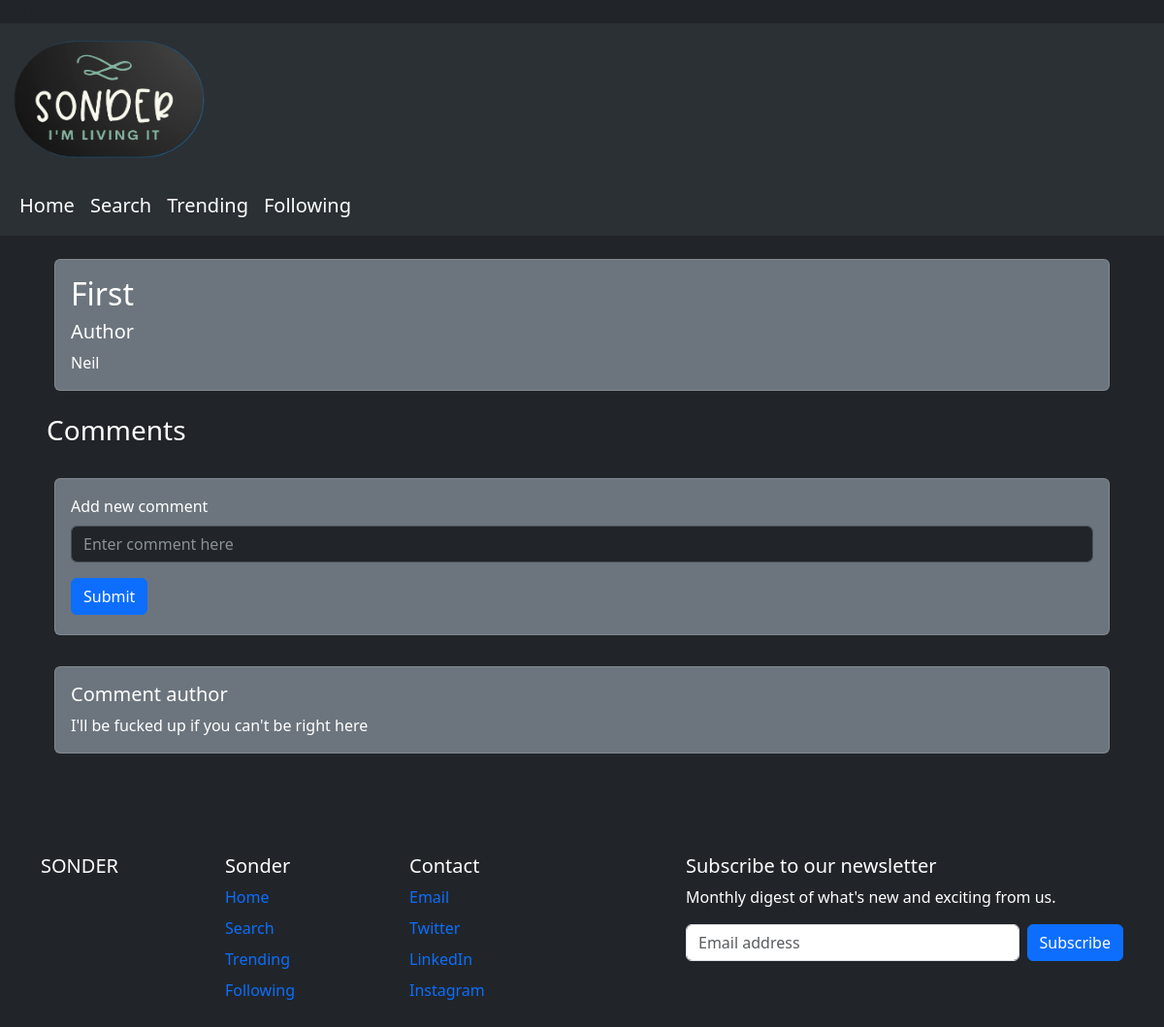
/1, run on an earlier commit of the app's database.
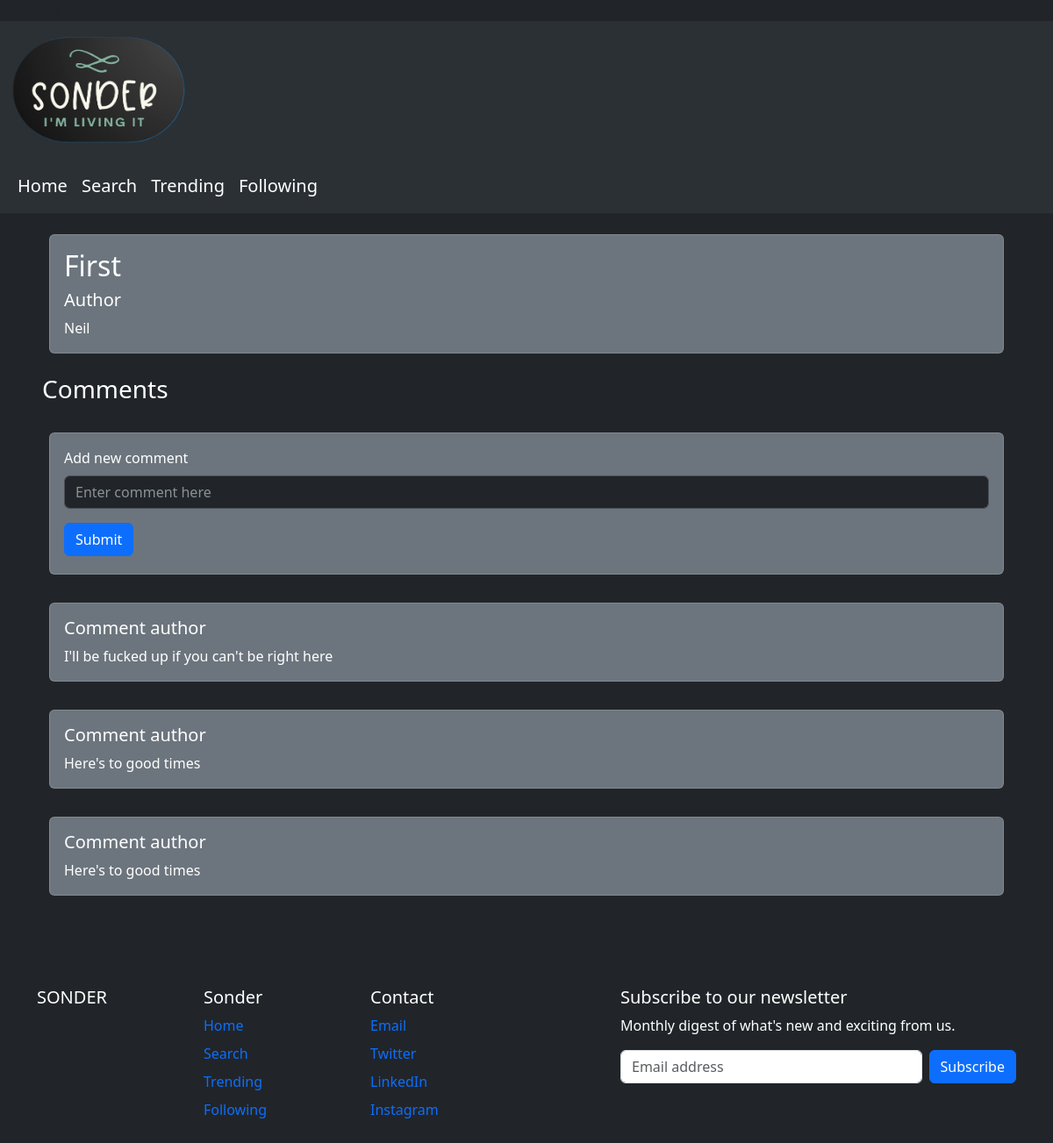
And on a later commit of the database.
### tables this page shows
CREATE TABLE posts (
    id INTEGER PRIMARY KEY AUTOINCREMENT,
    created TIMESTAMP NOT NULL DEFAULT CURRENT_TIMESTAMP,
    title TEXT NOT NULL,
    content TEXT NOT NULL
);

CREATE TABLE comments (
    comment_id INTEGER PRIMARY KEY AUTOINCREMENT,
    created TIMESTAMP NOT NULL DEFAULT CURRENT_TIMESTAMP,
    post_id INTEGER NOT NULL,
    content TEXT NOT NULL
);

### app.py (the view, shortened to what this page needs)
@app.route('/<int:postId>', methods=('GET', 'POST'))
def viewPost(postId):
    post = getPost(postId)
    comments = getComments(postId)
    return render_template('blogpost.html', posts=post, comments=comments)

### app.py (called while the page is built)
def get_db_connection():
    conn = sqlite3.connect('database.db')
    conn.row_factory = sqlite3.Row
    return conn

def getPost(postId):
    conn = get_db_connection()
    post = conn.execute('SELECT * FROM posts WHERE id = ?', (postId,)).fetchone()
    conn.close()
    if post is None:
        abort(404)
    return post

def getComments(postId):
    conn = get_db_connection()
    comments = conn.execute('SELECT * FROM comments WHERE post_id = ?', (postId,)).fetchall()
    conn.close()
    if comments is None:
        return {}
    return comments

### templates/blogpost.html (shortened to what this page needs)
{% extends 'base.html' %}
{% block body %}
      <div class="d-grid gap-3">
        <div class="p-2 bg-dark text-white mx-5 mt-3" data-bs-theme="dark">
            <div class="card bg-secondary text-white" data-bs-theme = "dark">
                <div class="card-body">
                  <h2 class="card-title">{{posts.title}}</h2>
                  <h5> Author </h5>
                  <p class="card-text">{{posts.content}}</p>
                </div>
              </div>
        </div>
        <div><h3 class = "text-white mx-5">Comments</h3></div>
        <div class="p-2 bg-dark text-white mx-5" data-bs-theme="dark">
          <div class="card bg-secondary text-white" data-bs-theme = "dark">
          <div class="card-body">
        <form method="post">
        <div class="mb-3">
          <label for="exampleInputComment1" class="form-label text-white">Add new comment</label>
          <input type="text" class="form-control" id="exampleInputComment1" placeholder="Enter comment here" name="content" value="{{ request.form['content']}}"></input>
        </div>
        <button type="submit" class="btn btn-primary mb-1">Submit</button>
      </form>
    </div>
  </div>
</div>
        {%for comment in comments%}
        <div class="p-2 bg-dark text-white mx-5" data-bs-theme="dark">
            <div class="card bg-secondary text-white" data-bs-theme = "dark">
                <div class="card-body">
                  <h5> Comment author </h5>
                  <p class="card-text">{{comment.content}}</p>
                </div>
              </div>
        </div>
        {% endfor %}
      </div>
{% endblock %}

### templates/base.html (shortened to what this page needs)
<!doctype html>
<html lang="en">
  <head>
    <link href="https://cdn.jsdelivr.net/npm/bootstrap@5.3.0-alpha2/dist/css/bootstrap.min.css" rel="stylesheet">
  </head>
  <body class = bg-dark>
    <nav class="navbar navbar-expand-lg bg-body-tertiary bg-dark" data-bs-theme="dark">
        <div class="container-fluid">
            <a class="navbar-brand" href="index.html">
                <img src="{{ url_for('static', filename='logo.png') }}" width="200" height="130" class="d-inline-block align-text-top" />
            </a>
        </div>
        </nav>
    <nav class="navbar navbar-expand-lg bg-body-tertiary bg-dark sticky-top fs-5"  data-bs-theme="dark">
    <div class="container-fluid">
        <div class="collapse navbar-collapse" id="navbarSupportedContent">
        <ul class="navbar-nav me-auto mb-2 mb-lg-0">
            <li class="nav-item">
            <a class="nav-link active" aria-current="page" href="/">Home</a>
            </li>
            <li class="nav-item">
            <a class="nav-link active" aria-current="page" href="/search">Search</a>
            </li>
            <li class="nav-item">
            <a class="nav-link active" aria-current="page" href="/trending">Trending</a>
            </li>
            <li class="nav-item">
            <a class="nav-link active" aria-current="page" href="#">Following</a>
            </li>
        </ul>
        </div>
    </div>
    </nav>
    {% block body %}
    {% endblock %}
      <div class="container mt-5">
        <footer class="py-5 text-white">
          <div class="row">
            <div class="col-6 col-md-2 mb-3">
              <h5><a href="index.html" class = "nav-link p-0"> SONDER</a></h5>
            </div>
            <div class="col-6 col-md-2 mb-3">
              <h5>Sonder</h5>
              <ul class="nav flex-column">
                <li class="nav-item mb-2"><a href="/" class="nav-link p-0">Home</a></li>
                <li class="nav-item mb-2"><a href="/search" class="nav-link p-0">Search</a></li>
                <li class="nav-item mb-2"><a href="/trending" class="nav-link p-0">Trending</a></li>
                <li class="nav-item mb-2"><a href="#" class="nav-link p-0">Following</a></li>
              </ul>
            </div>
            <div class="col-6 col-md-2 mb-3">
              <h5>Contact</h5>
              <ul class="nav flex-column">
                <li class="nav-item mb-2"><a href="mailto:sonder@gmail.com" class="nav-link p-0">Email</a></li>
                <li class="nav-item mb-2"><a href="https://twitter.com" class="nav-link p-0">Twitter</a></li>
                <li class="nav-item mb-2"><a href="https://linked.com" class="nav-link p-0">LinkedIn</a></li>
                <li class="nav-item mb-2"><a href="https://instagram.com" class="nav-link p-0">Instagram</a></li>
              </ul>
            </div>
            <div class="col-md-5 offset-md-1 mb-3">
              <form>
                <h5>Subscribe to our newsletter</h5>
                <p>Monthly digest of what's new and exciting from us.</p>
                <div class="d-flex flex-column flex-sm-row w-100 gap-2">
                  <input id="newsletter1" type="text" class="form-control" placeholder="Email address">
                  <button class="btn btn-primary" type="button">Subscribe</button>
                </div>
              </form>
            </div>
          </div>
        </footer>
      </div>
  </body>
</html>

What changed in the data, as far as the page shows it:
added comments: content "Here's to good times"
added comments: content "Here's to good times"
